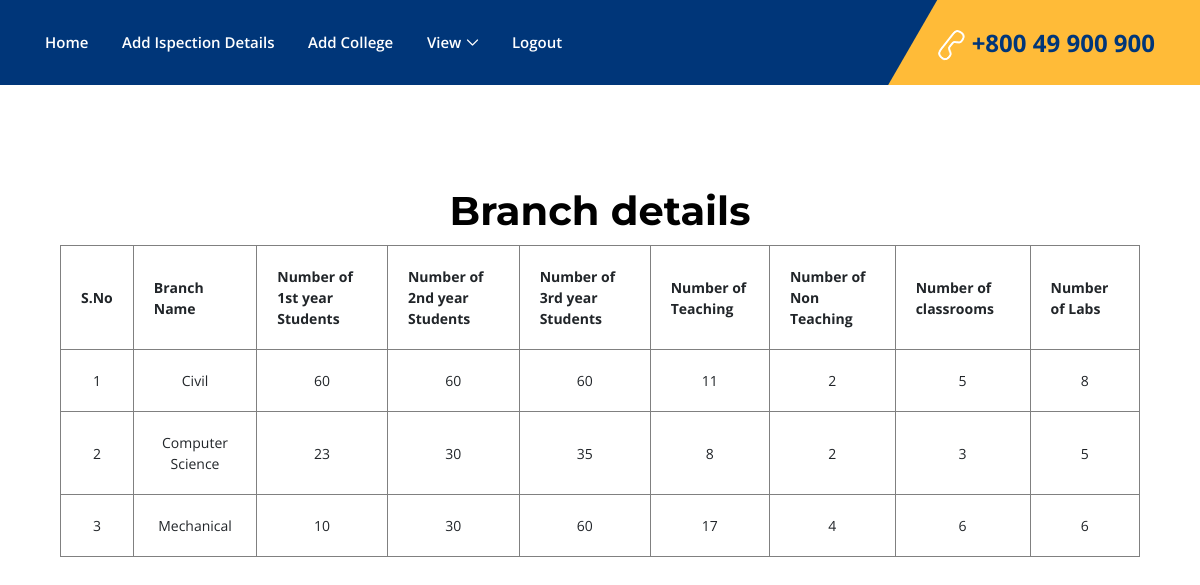
/commviewbranch.php?collcode=2mm, run on the app's committed database.
### tables this page shows
CREATE TABLE `branch_details` (
  `bname` varchar(30) NOT NULL,
  `fy` int(11) NOT NULL,
  `sy` int(11) NOT NULL,
  `ty` int(11) NOT NULL,
  `teaching` int(11) NOT NULL,
  `non-teach` int(11) NOT NULL,
  `classrooms` int(11) NOT NULL,
  `labs` int(11) NOT NULL,
  `coll_code` varchar(5) NOT NULL
);

### commviewbranch.php (the view, shortened to what this page needs)
<?php
	include "connect.php";
	include "commnav.php";
	$collcode=$_GET['collcode'];
 ?>
 <!DOCTYPE html>
 <html>
 <head>
 </head>
 <body>
 	<center>
 		<h1 style="margin-top: 100px;">Branch details</h1>
 		<table border="1px;" width="90%">
 			<tr>
 				<th>S.No</th>
 				<th>Branch Name</th>
 				<th>Number of 1st year Students</th>
 				<th>Number of 2nd year Students</th>
 				<th>Number of 3rd year Students</th>
 				<th>Number of Teaching</th>
 				<th>Number of Non Teaching</th>
 				<th>Number of classrooms</th>
 				<th>Number of Labs</th>
 			</tr>
 			<?php
 				$i=1;
 				$q1="SELECT * from branch_details where coll_code='$collcode'";
 				$rs1=mysqli_query($conn,$q1);
 				while($row=mysqli_fetch_assoc($rs1))
 				{ ?>
 					<tr>
 						<td><?php echo $i; ?></td>
 						<td><?php echo $row['bname']; ?></td>
 						<td><?php echo $row['fy']; ?></td>
 						<td><?php echo $row['sy']; ?></td>
 						<td><?php echo $row['ty']; ?></td>
 						<td><?php echo $row['teaching']; ?></td>
 						<td><?php echo $row['non-teach']; ?></td>
 						<td><?php echo $row['classrooms']; ?></td>
 						<td><?php echo $row['labs']; ?></td>
 						<?php $i++; ?>
 					</tr>
 				<?php }
 			 ?>
 		</table>
 		<br><br><br>
 	</center>
 </body>
 </html>

### style.css (style rules this page uses)
* { margin: 0; padding: 0; }
body { font-family: "Open Sans", sans-serif; font-size: 14px; }
h1, h2, h3, h4, h5, h6 { font-family: "Montserrat", sans-serif; color: #000000; line-height: 1.3; font-weight: 700; }

### css/classy-nav.css (style rules this page uses)
* { margin: 0; padding: 0; }
body { font-family: "Roboto", sans-serif; }

### commviewbranch.php (style rules this page uses)
th,td { padding: 20px; }
td { text-align: center; }

### data on the page
branch_details: bname "Civil", fy "60", sy "60", ty "60", teaching "11", value "2", classrooms "5", labs "8"
branch_details: bname "Computer Science", fy "23", sy "30", ty "35", teaching "8", value "2", classrooms "3", labs "5"
branch_details: bname "Mechanical", fy "10", sy "30", ty "60", teaching "17", value "4", classrooms "6", labs "6"
